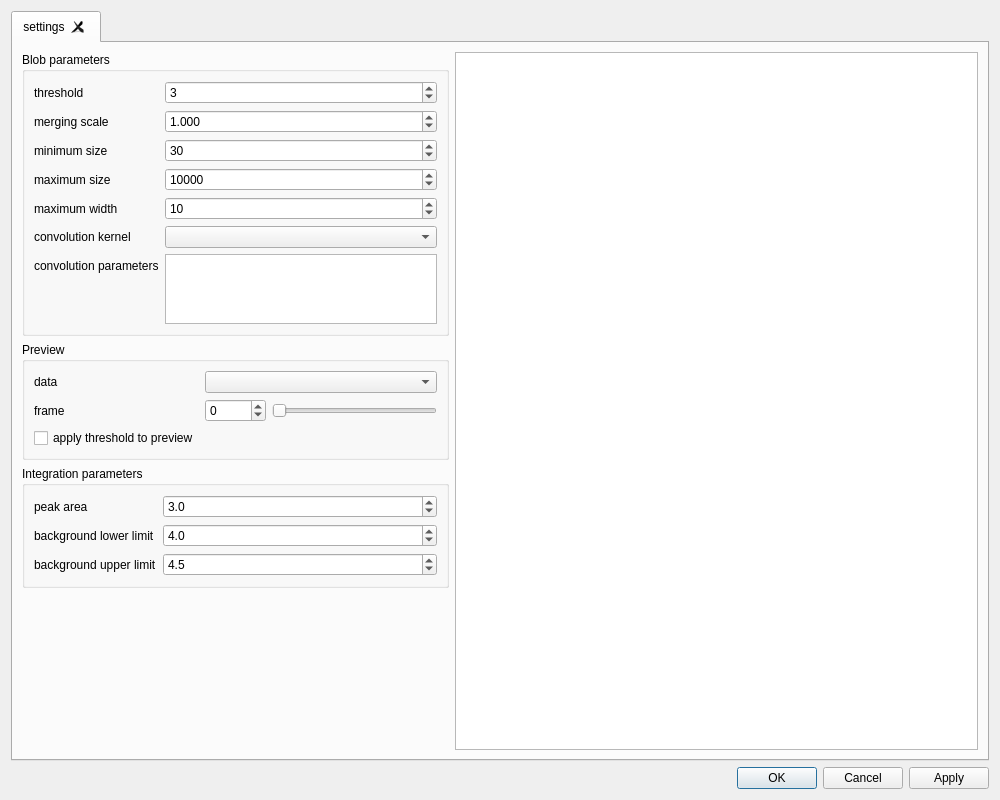
<?xml version="1.0" encoding="UTF-8"?>
<ui version="4.0">
 <class>FramePeakFinder</class>
 <widget class="NSXQFrame" name="FramePeakFinder">
  <property name="geometry">
   <rect>
    <x>0</x>
    <y>0</y>
    <width>1000</width>
    <height>800</height>
   </rect>
  </property>
  <property name="minimumSize">
   <size>
    <width>1000</width>
    <height>800</height>
   </size>
  </property>
  <property name="windowTitle">
   <string>Peak finder</string>
  </property>
  <layout class="QVBoxLayout" name="verticalLayout_3">
   <item>
    <widget class="QTabWidget" name="tabs">
     <property name="currentIndex">
      <number>0</number>
     </property>
     <property name="tabsClosable">
      <bool>true</bool>
     </property>
     <widget class="QWidget" name="tab1">
      <attribute name="title">
       <string>settings</string>
      </attribute>
      <layout class="QVBoxLayout" name="verticalLayout_2">
       <item>
        <layout class="QHBoxLayout" name="horizontalLayout_2" stretch="0,1">
         <item>
          <layout class="QVBoxLayout" name="verticalLayout">
           <item>
            <widget class="QGroupBox" name="groupBox">
             <property name="toolTip">
              <string>&lt;html&gt;&lt;head/&gt;&lt;body&gt;&lt;p&gt;The parameters  for performing the blob search.&lt;/p&gt;&lt;/body&gt;&lt;/html&gt;</string>
             </property>
             <property name="title">
              <string>Blob parameters</string>
             </property>
             <layout class="QFormLayout" name="formLayout">
              <item row="0" column="0">
               <widget class="QLabel" name="label">
                <property name="text">
                 <string>threshold</string>
                </property>
               </widget>
              </item>
              <item row="0" column="1">
               <widget class="QSpinBox" name="threshold">
                <property name="toolTip">
                 <string>&lt;html&gt;&lt;head/&gt;&lt;body&gt;&lt;p&gt;The intensity threshold over which a pixel is considered as part of a blob.&lt;/p&gt;&lt;/body&gt;&lt;/html&gt;</string>
                </property>
                <property name="wrapping">
                 <bool>true</bool>
                </property>
                <property name="minimum">
                 <number>1</number>
                </property>
                <property name="maximum">
                 <number>1000000</number>
                </property>
                <property name="value">
                 <number>3</number>
                </property>
               </widget>
              </item>
              <item row="1" column="0">
               <widget class="QLabel" name="label_2">
                <property name="text">
                 <string>merging scale</string>
                </property>
               </widget>
              </item>
              <item row="1" column="1">
               <widget class="QDoubleSpinBox" name="merge_scale">
                <property name="toolTip">
                 <string>&lt;html&gt;&lt;head/&gt;&lt;body&gt;&lt;p&gt;The blob merging scale (in \u03C3 unit). Two blobs whose corresponding  ellipsoids overlap will be merged as a sigle blob.  &lt;/p&gt;&lt;/body&gt;&lt;/html&gt;</string>
                </property>
                <property name="wrapping">
                 <bool>true</bool>
                </property>
                <property name="decimals">
                 <number>3</number>
                </property>
                <property name="minimum">
                 <double>1.000000000000000</double>
                </property>
                <property name="maximum">
                 <double>10.000000000000000</double>
                </property>
                <property name="singleStep">
                 <double>0.001000000000000</double>
                </property>
               </widget>
              </item>
              <item row="2" column="0">
               <widget class="QLabel" name="label_3">
                <property name="text">
                 <string>minimum size</string>
                </property>
               </widget>
              </item>
              <item row="2" column="1">
               <widget class="QSpinBox" name="min_blob_size">
                <property name="toolTip">
                 <string>&lt;html&gt;&lt;head/&gt;&lt;body&gt;&lt;p&gt;The minimum size of a blob for being considered as a peak&lt;/p&gt;&lt;/body&gt;&lt;/html&gt;</string>
                </property>
                <property name="wrapping">
                 <bool>true</bool>
                </property>
                <property name="minimum">
                 <number>1</number>
                </property>
                <property name="maximum">
                 <number>10000</number>
                </property>
                <property name="value">
                 <number>30</number>
                </property>
               </widget>
              </item>
              <item row="3" column="0">
               <widget class="QLabel" name="label_4">
                <property name="text">
                 <string>maximum size</string>
                </property>
               </widget>
              </item>
              <item row="3" column="1">
               <widget class="QSpinBox" name="max_blob_size">
                <property name="toolTip">
                 <string>&lt;html&gt;&lt;head/&gt;&lt;body&gt;&lt;p&gt;The maximum size of a blob for being considered as a peak.&lt;/p&gt;&lt;/body&gt;&lt;/html&gt;</string>
                </property>
                <property name="wrapping">
                 <bool>true</bool>
                </property>
                <property name="minimum">
                 <number>1</number>
                </property>
                <property name="maximum">
                 <number>100000</number>
                </property>
                <property name="value">
                 <number>10000</number>
                </property>
               </widget>
              </item>
              <item row="4" column="0">
               <widget class="QLabel" name="label_5">
                <property name="text">
                 <string>maximum width</string>
                </property>
               </widget>
              </item>
              <item row="4" column="1">
               <widget class="QSpinBox" name="max_blob_width">
                <property name="toolTip">
                 <string>&lt;html&gt;&lt;head/&gt;&lt;body&gt;&lt;p&gt;The maximum width in frames of a blob for being considered as a peak.&lt;/p&gt;&lt;/body&gt;&lt;/html&gt;</string>
                </property>
                <property name="wrapping">
                 <bool>true</bool>
                </property>
                <property name="minimum">
                 <number>1</number>
                </property>
                <property name="maximum">
                 <number>100</number>
                </property>
                <property name="value">
                 <number>10</number>
                </property>
               </widget>
              </item>
              <item row="5" column="0">
               <widget class="QLabel" name="label_6">
                <property name="text">
                 <string>convolution kernel</string>
                </property>
               </widget>
              </item>
              <item row="5" column="1">
               <widget class="QComboBox" name="convolution_kernels">
                <property name="toolTip">
                 <string>&lt;html&gt;&lt;head/&gt;&lt;body&gt;&lt;p&gt;The convolution kernel used for smoothing the image prior finding peaks.&lt;/p&gt;&lt;/body&gt;&lt;/html&gt;</string>
                </property>
               </widget>
              </item>
              <item row="6" column="0">
               <widget class="QLabel" name="label_7">
                <property name="text">
                 <string>convolution parameters</string>
                </property>
               </widget>
              </item>
              <item row="6" column="1">
               <widget class="QTableWidget" name="convolution_parameters">
                <property name="toolTip">
                 <string>&lt;html&gt;&lt;head/&gt;&lt;body&gt;&lt;p&gt;The parameters of the convolution kernel used for smoothing the image prior finding peaks.&lt;/p&gt;&lt;/body&gt;&lt;/html&gt;</string>
                </property>
                <property name="sizeAdjustPolicy">
                 <enum>QAbstractScrollArea::AdjustToContents</enum>
                </property>
                <property name="columnCount">
                 <number>2</number>
                </property>
                <attribute name="horizontalHeaderVisible">
                 <bool>false</bool>
                </attribute>
                <attribute name="horizontalHeaderStretchLastSection">
                 <bool>true</bool>
                </attribute>
                <attribute name="verticalHeaderVisible">
                 <bool>false</bool>
                </attribute>
                <column/>
                <column/>
               </widget>
              </item>
             </layout>
            </widget>
           </item>
           <item>
            <widget class="QGroupBox" name="groupBox_2">
             <property name="title">
              <string>Preview</string>
             </property>
             <layout class="QFormLayout" name="formLayout_2">
              <item row="0" column="0">
               <widget class="QLabel" name="label_8">
                <property name="text">
                 <string>data</string>
                </property>
               </widget>
              </item>
              <item row="0" column="1">
               <widget class="QComboBox" name="selected_data">
                <property name="toolTip">
                 <string>&lt;html&gt;&lt;head/&gt;&lt;body&gt;&lt;p&gt;The selected data for previewing the peak search.&lt;/p&gt;&lt;/body&gt;&lt;/html&gt;</string>
                </property>
               </widget>
              </item>
              <item row="1" column="0">
               <widget class="QLabel" name="label_9">
                <property name="text">
                 <string>frame</string>
                </property>
               </widget>
              </item>
              <item row="1" column="1">
               <layout class="QHBoxLayout" name="horizontalLayout">
                <item>
                 <widget class="QSpinBox" name="selected_frame">
                  <property name="toolTip">
                   <string>&lt;html&gt;&lt;head/&gt;&lt;body&gt;&lt;p&gt;The selected frame for previewing the peak search.&lt;/p&gt;&lt;/body&gt;&lt;/html&gt;</string>
                  </property>
                  <property name="wrapping">
                   <bool>true</bool>
                  </property>
                  <property name="maximum">
                   <number>10000</number>
                  </property>
                 </widget>
                </item>
                <item>
                 <widget class="QSlider" name="selected_frame_slider">
                  <property name="toolTip">
                   <string>&lt;html&gt;&lt;head/&gt;&lt;body&gt;&lt;p&gt;The selected frame for previewing the peak search.&lt;/p&gt;&lt;/body&gt;&lt;/html&gt;</string>
                  </property>
                  <property name="maximum">
                   <number>10000</number>
                  </property>
                  <property name="orientation">
                   <enum>Qt::Horizontal</enum>
                  </property>
                 </widget>
                </item>
               </layout>
              </item>
              <item row="2" column="0">
               <widget class="QCheckBox" name="apply_threshold">
                <property name="toolTip">
                 <string>&lt;html&gt;&lt;head/&gt;&lt;body&gt;&lt;p&gt;The intensity threshold will be applied for clipping the preview.&lt;/p&gt;&lt;/body&gt;&lt;/html&gt;</string>
                </property>
                <property name="text">
                 <string>apply threshold to preview</string>
                </property>
               </widget>
              </item>
             </layout>
            </widget>
           </item>
           <item>
            <widget class="QGroupBox" name="groupBox_3">
             <property name="title">
              <string>Integration parameters</string>
             </property>
             <layout class="QFormLayout" name="formLayout_3">
              <item row="0" column="0">
               <widget class="QLabel" name="label_10">
                <property name="text">
                 <string>peak area</string>
                </property>
               </widget>
              </item>
              <item row="0" column="1">
               <widget class="QDoubleSpinBox" name="peak_scale">
                <property name="toolTip">
                 <string>&lt;html&gt;&lt;head/&gt;&lt;body&gt;&lt;p&gt;The peak area scale (in \u03C3 unit).&lt;/p&gt;&lt;/body&gt;&lt;/html&gt;</string>
                </property>
                <property name="wrapping">
                 <bool>true</bool>
                </property>
                <property name="decimals">
                 <number>1</number>
                </property>
                <property name="minimum">
                 <double>1.000000000000000</double>
                </property>
                <property name="maximum">
                 <double>10.000000000000000</double>
                </property>
                <property name="singleStep">
                 <double>0.100000000000000</double>
                </property>
                <property name="value">
                 <double>3.000000000000000</double>
                </property>
               </widget>
              </item>
              <item row="1" column="0">
               <widget class="QLabel" name="label_11">
                <property name="text">
                 <string>background lower limit</string>
                </property>
               </widget>
              </item>
              <item row="1" column="1">
               <widget class="QDoubleSpinBox" name="background_begin_scale">
                <property name="toolTip">
                 <string>&lt;html&gt;&lt;head/&gt;&lt;body&gt;&lt;p&gt;The background lower limit area scale (in \u03C3 unit).&lt;/p&gt;&lt;/body&gt;&lt;/html&gt;</string>
                </property>
                <property name="wrapping">
                 <bool>true</bool>
                </property>
                <property name="decimals">
                 <number>1</number>
                </property>
                <property name="minimum">
                 <double>1.000000000000000</double>
                </property>
                <property name="maximum">
                 <double>10.000000000000000</double>
                </property>
                <property name="singleStep">
                 <double>0.100000000000000</double>
                </property>
                <property name="value">
                 <double>4.000000000000000</double>
                </property>
               </widget>
              </item>
              <item row="2" column="0">
               <widget class="QLabel" name="label_12">
                <property name="text">
                 <string>background upper limit</string>
                </property>
               </widget>
              </item>
              <item row="2" column="1">
               <widget class="QDoubleSpinBox" name="background_end_scale">
                <property name="toolTip">
                 <string>&lt;html&gt;&lt;head/&gt;&lt;body&gt;&lt;p&gt;The background upper limit area scale (in \u03C3 unit).&lt;/p&gt;&lt;/body&gt;&lt;/html&gt;</string>
                </property>
                <property name="wrapping">
                 <bool>true</bool>
                </property>
                <property name="decimals">
                 <number>1</number>
                </property>
                <property name="minimum">
                 <double>1.000000000000000</double>
                </property>
                <property name="maximum">
                 <double>10.000000000000000</double>
                </property>
                <property name="singleStep">
                 <double>0.100000000000000</double>
                </property>
                <property name="value">
                 <double>4.500000000000000</double>
                </property>
               </widget>
              </item>
             </layout>
            </widget>
           </item>
           <item>
            <spacer name="verticalSpacer">
             <property name="orientation">
              <enum>Qt::Vertical</enum>
             </property>
             <property name="sizeHint" stdset="0">
              <size>
               <width>20</width>
               <height>40</height>
              </size>
             </property>
            </spacer>
           </item>
          </layout>
         </item>
         <item>
          <widget class="QGraphicsView" name="preview"/>
         </item>
        </layout>
       </item>
      </layout>
     </widget>
    </widget>
   </item>
   <item>
    <widget class="QDialogButtonBox" name="actions">
     <property name="standardButtons">
      <set>QDialogButtonBox::Apply|QDialogButtonBox::Cancel|QDialogButtonBox::Ok</set>
     </property>
    </widget>
   </item>
  </layout>
 </widget>
 <customwidgets>
  <customwidget>
   <class>NSXQFrame</class>
   <extends>QFrame</extends>
   <header>apps/frames/NSXQFrame.h</header>
   <container>1</container>
  </customwidget>
 </customwidgets>
 <resources/>
 <connections/>
</ui>
